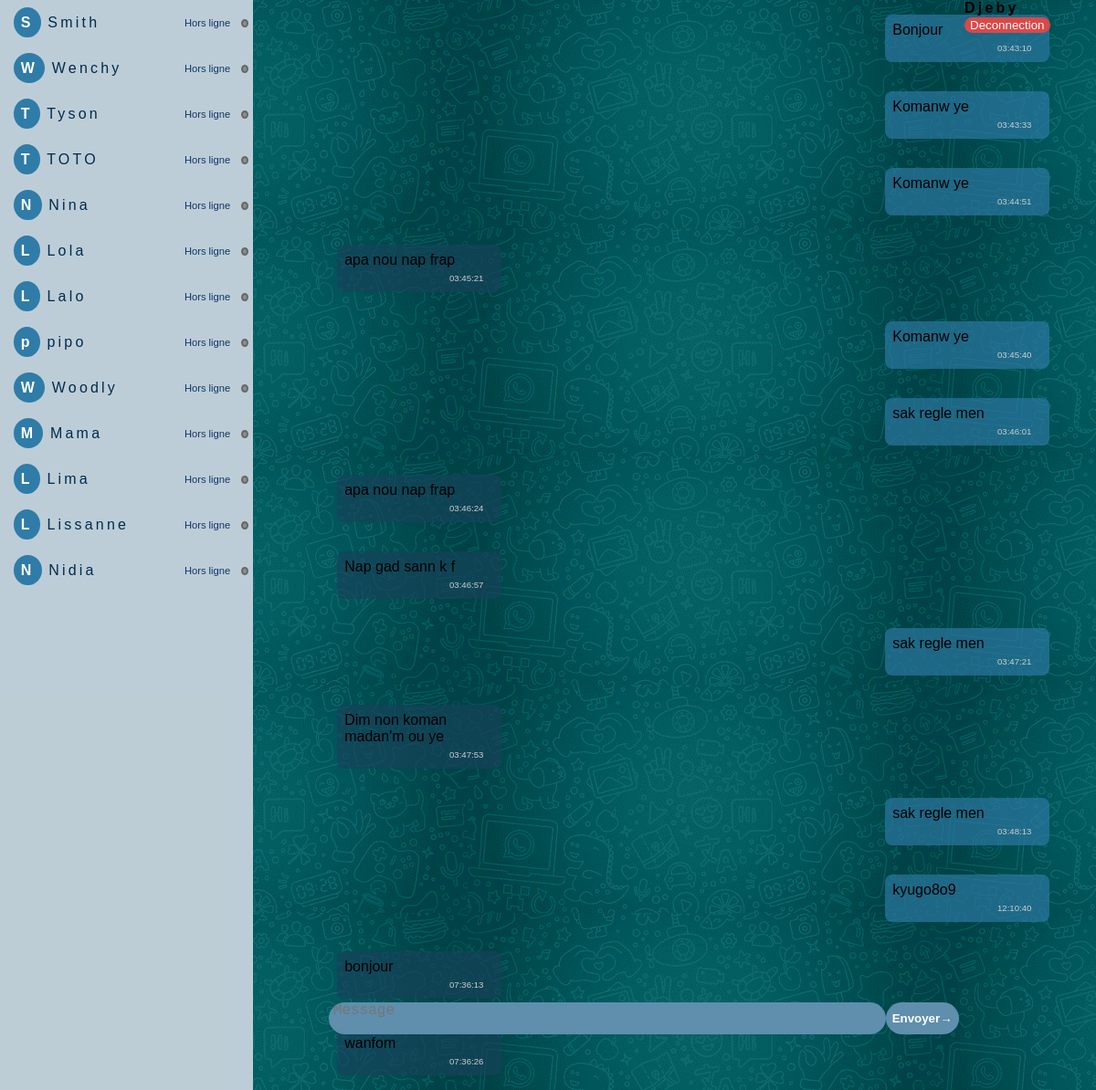
/pages/chat.php (signed in), run on the app's committed database.
### tables this page shows
CREATE TABLE `utilisateurs` (
  `id_utilisateur` int(11) NOT NULL,
  `pseudo` varchar(255) NOT NULL,
  `statut` tinyint(1) NOT NULL,
  `password` varchar(255) NOT NULL
);

CREATE TABLE `message` (
  `id` int(11) NOT NULL,
  `id_utilisateurs` int(11) NOT NULL,
  `message` text NOT NULL,
  `dateDenvoi` date NOT NULL,
  `heureDenvoi` time NOT NULL
);

### autoLoad/autoLoader.php (called while the page is built, shortened)
<?php
    function myAutoloader($className)
{
    $paths = [
        "./classes/",
        "../classes/",
        "../../classes/"
    ];
    $dirs = [
        'db/',
        'clients/',
        'locations/',
        'mini-chat/',
        'utilisateurs/',
        'voiture/',
    ];
    $extension = '.class.php';
    foreach ($paths as $path) {
        foreach ($dirs as $dir) {
            $fullpath = $path . $dir . $className . $extension;
        }
    }
}
?>

### classes/db/Connection.class.php (called while the page is built, shortened)
<?php
class Connection
{
    private $host = NULL;
    private $dbname = NULL;
    private $userName = NULL;
    private $password = NULL;
    function __construct()
    {
        $this->host = 'localhost';
        $this->dbname = 'smithrentacar';
        $this->userName = 'root';
        $this->host = '';
    }
    function getConnection(){
        $dsn = ("mysql:host=".$this->host . ";dbname=" .$this->dbname . ";charset=utf8");
        try {
            $this->pdo = new PDO($dsn, $this->userName, $this->password);
            $this->pdo->setAttribute(PDO::ATTR_ERRMODE, PDO::ERRMODE_EXCEPTION);
            $this->pdo->setAttribute(PDO::ATTR_DEFAULT_FETCH_MODE, PDO::FETCH_OBJ);
            return $this->pdo;
        } catch (PDOException $e) {
            die('Error : ' . $e->getMessage());
        }
    }
}

### classes/utilisateurs/ModelUtilisateurs.class.php (called while the page is built, shortened)
<?php
class ModelUtilisateurs extends Connection
{
    protected function getAllUtilisateurs()
    {
        $sql = "SELECT id_utilisateur, pseudo, statut FROM utilisateurs";
        $stm = $this->getConnection()->prepare($sql);
        $stm->execute();
        return $stm->fetchAll();
    }
}

### classes/utilisateurs/VueUtilisateurs.class.php (called while the page is built, shortened)
<?php
    class VueUtilisateurs extends ModelUtilisateurs{
        public function getAllUtilisateur(){
            return $this->getAllUtilisateurs();
        }
    }
?>

### classes/mini-chat/ModelMiniChat.class.php (called while the page is built, shortened)
<?php
class ModelMiniChat extends Connection
{
    protected function getAlleMessage()
    {
        $sql = "SELECT  `message`.`id_utilisateurs`, `utilisateurs`.`pseudo`, `message`.`message`, `message`.   `dateDenvoi`, `message`.`heureDenvoi`
        FROM `message`
            INNER JOIN `utilisateurs`
            ON `utilisateurs`.`id_utilisateur` = `message`.`id_utilisateurs`
        ORDER BY `message`.`dateDenvoi`, `message`.`heureDenvoi` ASC; ";
        $stm = $this->getConnection()->prepare($sql);
        $stm->execute([]);
        return $stm->fetchAll();
    }
}

### classes/mini-chat/VueMiniChat.class.php (called while the page is built, shortened)
<?php
    class VueMiniChat extends ModelMiniChat{
        public function alleMessage(){
            return $this->getAlleMessage();
        }
    }
?>

### pages/chat.php (the view, shortened to what this page needs)
<?php
include('../autoLoad/autoLoader.php');
$vueUtilisateur = new VueUtilisateurs();
$vueChat = new VueMiniChat();
$users = $vueUtilisateur->getAllUtilisateur();
?>
<!DOCTYPE html>
<html lang="en">
<head>
    <link rel="stylesheet" href="../assets/css/style.css">
</head>
<body>
    <div class="curentUser">
        <form action="./chat.php" method="POST">
            <div class="disconnect-div">
                <strong><?= $_SESSION['utilisateurs']->pseudo ?></strong>
                <input class="disconnect" type="submit" name="logout" value="Deconnection">
            </div>
        </form>
    </div>
    <div class="chat">
        <div class="utilisateur">
            <?php
            foreach ($users as $user) {
                if ($user->id_utilisateur != $_SESSION['utilisateurs']->id_utilisateur) {
                    if ($user->statut == 1) {
            ?>
                        <div class="user-online">
                            <p class="user"><strong class="strong"><?= $user->pseudo[0] ?></strong> <?= $user->pseudo ?></p>
                            <small class="enLigne">En ligne</small>
                            <div id="online"></div>
                        </div>
                    <?php
                    } else {
                    ?>
                        <div class="user-online">
                            <p class="user"><strong class="strong"><?= $user->pseudo[0] ?></strong> <?= $user->pseudo ?></p>
                            <small class="enLigne">Hors ligne</small>
                            <div id="Horsligne"></div>
                        </div>
            <?php
                    }
                }
            }
            ?>
        </div>
        <div class="globalmessage">
            <div class="message">
                <?php
                $allMessages = $vueChat->alleMessage();
                foreach ($allMessages as $message) {
                    if ($message->id_utilisateurs == $_SESSION['utilisateurs']->id_utilisateur) {
                ?>
                        <p class="curent"><?= $message->message ?> <small id="time"><?= $message->heureDenvoi ?></small></p>
                    <?php
                    } else {
                    ?>
                        <p class="auther"><?= $message->message ?><br><small id="time"><?= $message->heureDenvoi ?></small></p>
                <?php
                    }
                }
                ?>
            </div>
        </div>
        <div class="inputMessage">
            <form action="./chat.php" method="POST">
            <textarea class="msg" type="ar" name="message" placeholder="Message" id="" cols="30" rows="20"></textarea>
                <input class="btnSend" type="submit" value="Envoyer&rarr;" name="send">
            </form>
        </div>
    </div>
</body>
</html>

### assets/css/style.css (style rules this page uses)
body { margin: 0; padding: 0; font-family: 'poppins', sans-serif; top: 50; height: 100vh; box-sizing: border-box; }
.strong { background: rgb(47, 124, 168); padding: .5rem; width: 50px; height: 50px; border-radius: 50%; color: white; }
.utilisateur { overflow: auto; height: 100vh; background: rgba(95, 143, 172, 0.329); min-height: 100vh; width: 30vw; }
.inputMessage { display: flex; justify-content: center; align-items: center; position: absolute; top: 92%; left: 30%; }
.curentUser { display: flex; position: absolute; left: 88%; }
.disconnect { border: none; outline: none; border-radius: 1.5rem; background: rgb(219, 72, 72); color: rgb(253, 253, 253); }
.disconnect-div { height: 1rem; letter-spacing: .2rem; }
#Horsligne { background: #8d8d8d; border-radius: 50%; width: 5px; height: 5px; border: 2px solid #686868; }
.msg { height: 35px; width: 600px; border: none; outline: none; background: rgb(95, 143, 172); color: rgb(255, 255, 255); font-size: 1rem; font-weight: 500; border-radius: 1.5rem; padding: 0rem .3rem 0rem; }
.utilisateur p { margin-left: 10px; width: 90%; color: rgb(1, 43, 77); font-weight: 500; letter-spacing: .2rem; }
.message { flex: 1; display: flex; flex-direction: column; background-image: url('../img/bg2.png'); background-attachment: fixed; height: 100vh; overflow: hidden auto; }
.curent { margin-left: 75%; width: 15vw; background: rgba(47, 124, 168, 0.644); border-radius: .5rem; padding: .5rem; box-sizing: border-box; }
.auther { margin-left: 10%; width: 15vw; background: rgba(24, 66, 90, 0.644); border-radius: .5rem; padding: .5rem; box-sizing: border-box; }
#time { color: rgb(206, 206, 206); font-size: .6rem; margin-left: 70%; }
.chat { display: flex; }
.user-online { padding: 0rem .3rem 0rem; display: flex; align-items: center; }
.enLigne { width: 30%; font-size: .7rem; color: rgb(16, 55, 105); letter-spacing: normal; left: 5rem; }
.globalmessage { display: flex; height: 100vh; width: 100vw; }
.btnSend { color: rgb(255, 255, 255); font-weight: 700; background: rgb(95, 143, 172); border: none; border-radius: 5rem; height: 35px; width: 80px; position: absolute; }
textarea { resize: none; }
body { background: rgb(235, 235, 235); }

### data on the page
utilisateurs: pseudo "S", pseudo "Smith"
utilisateurs: pseudo "W", pseudo "Wenchy"
utilisateurs: pseudo "T", pseudo "Tyson"
utilisateurs: pseudo "T", pseudo "TOTO"
utilisateurs: pseudo "N", pseudo "Nina"
utilisateurs: pseudo "L", pseudo "Lola"
utilisateurs: pseudo "L", pseudo "Lalo"
utilisateurs: pseudo "p", pseudo "pipo"
utilisateurs: pseudo "W", pseudo "Woodly"
utilisateurs: pseudo "M", pseudo "Mama"
utilisateurs: pseudo "L", pseudo "Lima"
utilisateurs: pseudo "L", pseudo "Lissanne"
utilisateurs: pseudo "N", pseudo "Nidia"
message: message "Bonjour", heureDenvoi "03:43:10"
message: message "Komanw ye", heureDenvoi "03:43:33"
message: message "Komanw ye", heureDenvoi "03:44:51"
message: message "apa nou nap frap", heureDenvoi "03:45:21"
message: message "Komanw ye", heureDenvoi "03:45:40"
message: message "sak regle men", heureDenvoi "03:46:01"
message: message "apa nou nap frap", heureDenvoi "03:46:24"
message: message "Nap gad sann k f", heureDenvoi "03:46:57"
message: message "sak regle men", heureDenvoi "03:47:21"
message: message "Dim non koman madan'm ou ye", heureDenvoi "03:47:53"
message: message "sak regle men", heureDenvoi "03:48:13"
message: message "kyugo8o9", heureDenvoi "12:10:40"
message: message "bonjour", heureDenvoi "07:36:13"
message: message "wanfom", heureDenvoi "07:36:26"

### other printed values
$_SESSION['utilisateurs']->pseudo "Djeby"
